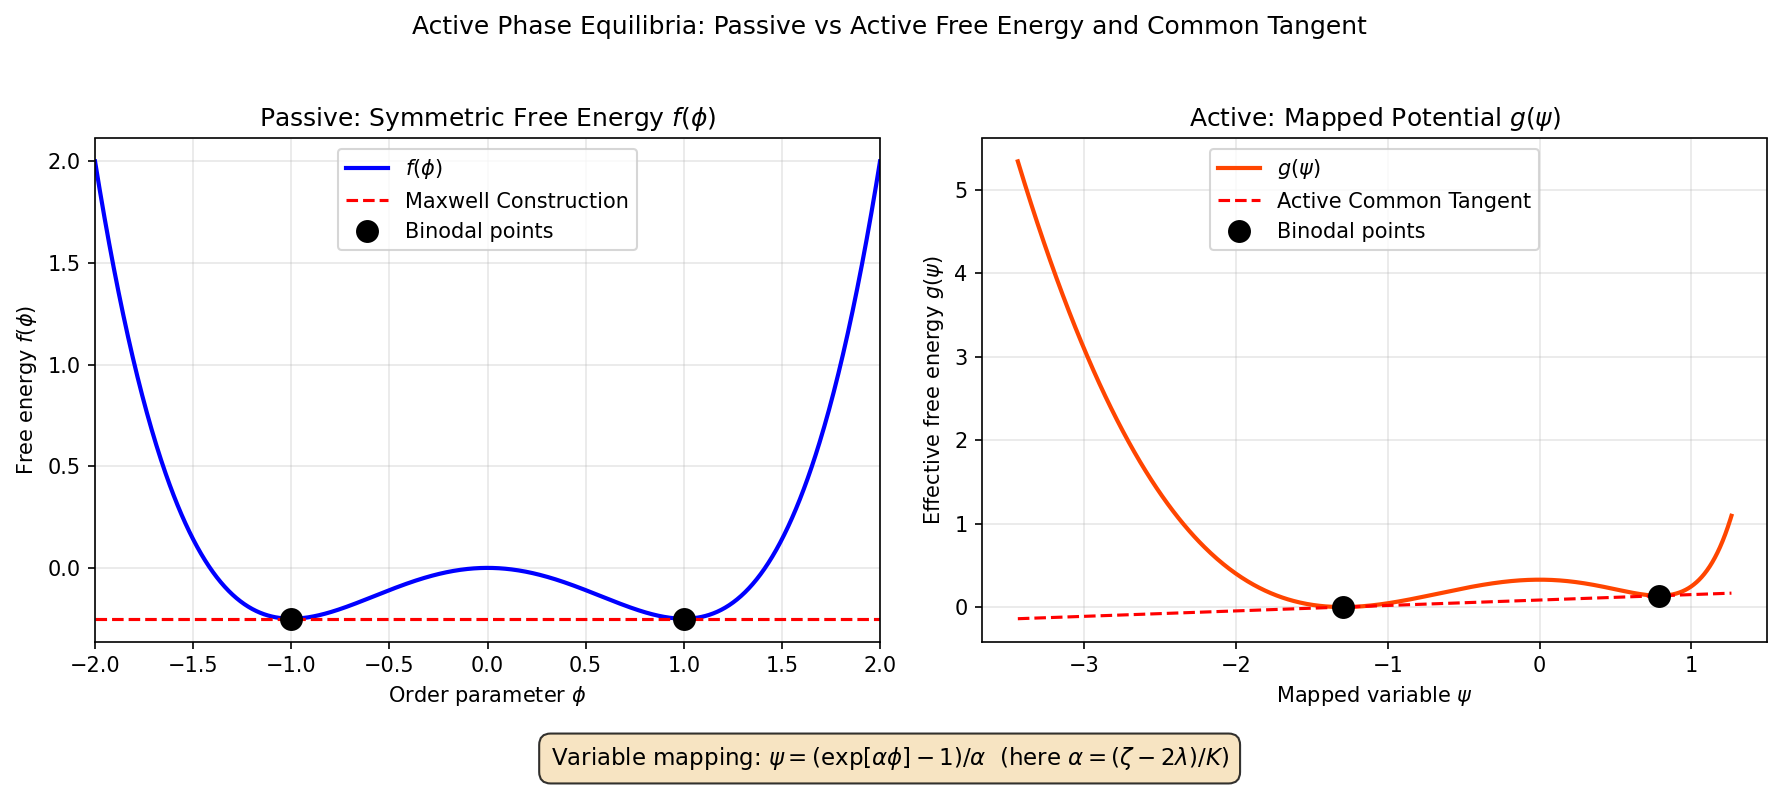

Python code for this plot:
#!/usr/bin/env python3
"""
AMB+ 活性相平衡構造視覺化

並排對比：
- 左：被動系統對稱雙井自由能 f(φ) 與 Maxwell 共同切線（Binodal）
- 右：變數代換後的活性等效自由能 g(ψ) 與傾斜共同切線
"""

import numpy as np
import matplotlib.pyplot as plt
from scipy import integrate

# =============================================================================
# 參數
# =============================================================================
alpha = -0.5   # 綜合活性參數，代表 (ζ - 2λ)/K
n_pts = 1000
phi = np.linspace(-2.0, 2.0, n_pts)

# =============================================================================
# 被動系統：雙井自由能 f(φ) 與化學勢 μ
# =============================================================================
f = -0.5 * phi**2 + 0.25 * phi**4
mu = -phi + phi**3   # df/dφ，與 np.gradient(f, phi) 一致

# 被動 Binodal：μ=0 的兩相為 φ₁=-1, φ₂=1，f(-1)=f(1)=-0.25
phi_binodal_1 = -1.0
phi_binodal_2 = 1.0
f_binodal = -0.25   # 共同切線為水平線 y = -0.25

# =============================================================================
# 變數代換 ψ(φ) 與等效自由能 g(ψ)
# =============================================================================
# 扭曲變數：ψ = (exp(αφ) - 1) / α
psi = (np.exp(alpha * phi) - 1) / alpha

# dg/dψ = μ ⇒ dg = μ dψ = μ (dψ/dφ) dφ = μ exp(αφ) dφ
# g(φ) = ∫ μ(φ) exp(αφ) dφ（數值積分）
integrand = mu * np.exp(alpha * phi)
if hasattr(integrate, "cumulative_trapezoid"):
    g = integrate.cumulative_trapezoid(integrand, phi, initial=0)
else:
    dphi = np.diff(phi)
    g_mid = (integrand[:-1] + integrand[1:]) / 2 * dphi
    g = np.concatenate([[0], np.cumsum(g_mid)])
# 平移 g 使最小值接近 0（可選，僅影響 Y 軸顯示）
g = g - g.min()

# 活性 Binodal：仍為同一化學勢的兩相 φ₁=-1, φ₂=1，對應到 ψ 空間
idx1 = np.argmin(np.abs(phi - phi_binodal_1))
idx2 = np.argmin(np.abs(phi - phi_binodal_2))
psi_1, psi_2 = psi[idx1], psi[idx2]
g_1, g_2 = g[idx1], g[idx2]
# 共同切線斜率
slope_tangent = (g_2 - g_1) / (psi_2 - psi_1) if psi_2 != psi_1 else 0
# 切線：g - g_1 = slope * (ψ - ψ_1)
psi_line = np.array([psi.min(), psi.max()])
g_tangent_line = g_1 + slope_tangent * (psi_line - psi_1)

# =============================================================================
# 視覺化
# =============================================================================
fig, (ax1, ax2) = plt.subplots(1, 2, figsize=(12, 5))

# ----- 左圖：被動 f(φ) -----
ax1.plot(phi, f, color="blue", linewidth=2, label=r"$f(\phi)$")
# 水平共同切線（Maxwell construction）
ax1.axhline(f_binodal, color="red", linestyle="--", linewidth=1.5, label="Maxwell Construction")
ax1.plot([phi_binodal_1, phi_binodal_2], [f_binodal, f_binodal], "ko", markersize=10, label="Binodal points")
ax1.set_xlabel(r"Order parameter $\phi$")
ax1.set_ylabel(r"Free energy $f(\phi)$")
ax1.set_title(r"Passive: Symmetric Free Energy $f(\phi)$")
ax1.set_xlim(-2, 2)
ax1.grid(True, alpha=0.3)
ax1.legend(loc="upper center")

# ----- 右圖：活性 g(ψ) -----
ax2.plot(psi, g, color="orangered", linewidth=2, label=r"$g(\psi)$")
# 傾斜共同切線
ax2.plot(psi_line, g_tangent_line, color="red", linestyle="--", linewidth=1.5, label="Active Common Tangent")
ax2.plot([psi_1, psi_2], [g_1, g_2], "ko", markersize=10, label="Binodal points")
ax2.set_xlabel(r"Mapped variable $\psi$")
ax2.set_ylabel(r"Effective free energy $g(\psi)$")
ax2.set_title(r"Active: Mapped Potential $g(\psi)$")
ax2.grid(True, alpha=0.3)
ax2.legend(loc="upper center")

# 變數變換公式（置於兩圖之間）
fig.text(
    0.5, 0.02,
    r"Variable mapping: $\psi =(\exp[\alpha\phi]-1)/\alpha$  (here $\alpha = (\zeta-2\lambda)/K$)",
    ha="center",
    fontsize=11,
    bbox=dict(boxstyle="round,pad=0.5", facecolor="wheat", alpha=0.8),
)

plt.suptitle("Active Phase Equilibria: Passive vs Active Free Energy and Common Tangent", fontsize=12, y=1.02)
plt.tight_layout(rect=(0, 0.06, 1, 1))
plt.savefig("ambp_active_phase_equilibria.png", dpi=150, bbox_inches="tight")
plt.show()
